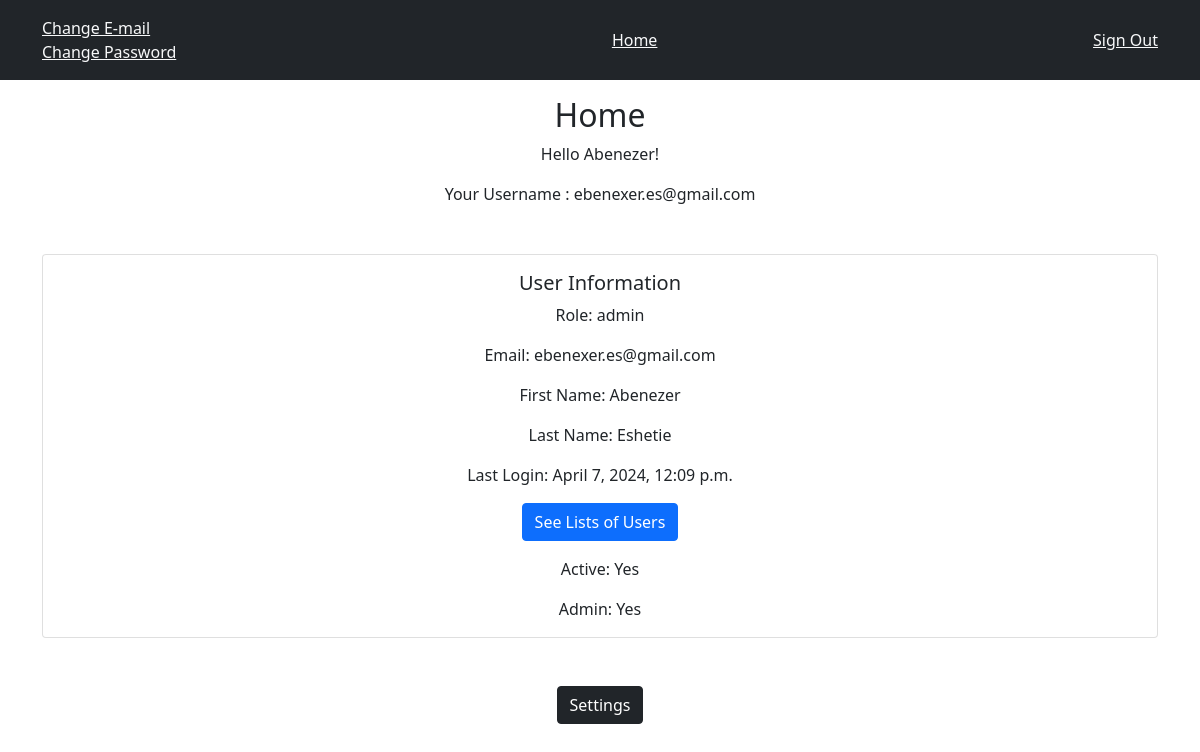
Page /home/ (signed in) on the earlier database version.
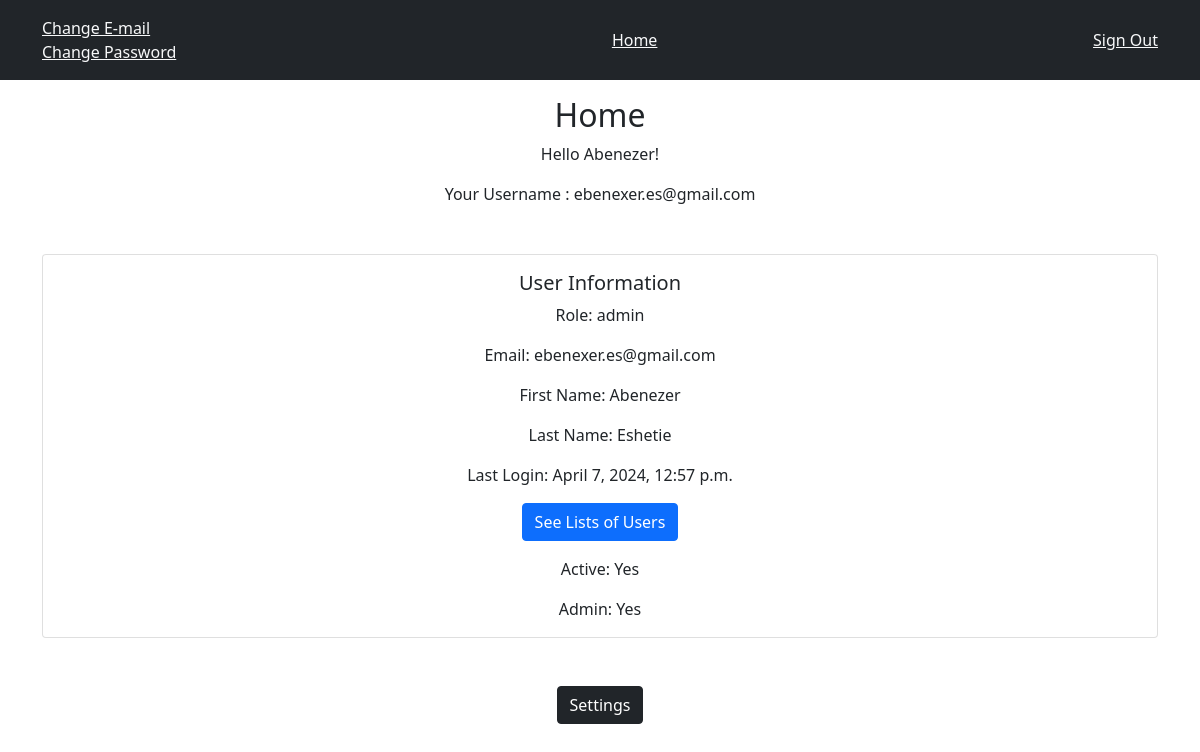
Same page on the later database version.
### authuser/models.py (models this page shows, shortened)
class User(AbstractBaseUser, PermissionsMixin):
    email = models.EmailField(unique=True)
    first_name = models.CharField(max_length=255, blank=True, null=True)
    last_name = models.CharField(max_length=255, blank=True, null=True)
    username = models.CharField(max_length=255, unique=True, blank=True, null=True)
    role = models.CharField(max_length=25, choices=CustomUserManager.Roles.choices, default=CustomUserManager.Roles.FOOTBALL_PLAYER)
    is_staff = models.BooleanField(default=False)
    is_superuser = models.BooleanField(default=False)
    is_active = models.BooleanField(default=True)
    created_at = models.DateTimeField(auto_now_add=True)
    objects = CustomUserManager()
    USERNAME_FIELD = 'email'
    EMAIL_FIELD = 'email'
    REQUIRED_FIELDS = []
    class Meta:
        verbose_name = 'User'
        verbose_name_plural = 'Users'
    def __str__(self):
        return self.email

### templates/dashboard/home.html (shortened to what this page needs)
{% extends 'account/base.html' %}
{% block content %}
<div class="text-center">
    <h2>Home</h2>
    <p>Hello {{ user.first_name }}!</p>
    <p>Your Username : {{ user }}</p>
    <div class="container">
        {% if user.is_authenticated %}
        <div class="card mt-5">
            <div class="card-body">
                <h5 class="card-title">User Information</h5>
                <p class="card-text">Role: {{ user.role }}</p>
                <p class="card-text">Email: {{ user.email }}</p>
                {% if user.first_name %}
                <p class="card-text">First Name: {{ user.first_name }}</p>
                {% endif %}
                {% if user.last_name %}
                <p class="card-text">Last Name: {{ user.last_name }}</p>
                {% endif %}
                {% if user.last_login %}
                <p class="card-text">Last Login: {{ user.last_login }}</p>
                {% endif %}
                {% if user.role == 'admin' %}
                <a class="btn btn-primary mb-3" href="/auth/users.html">See Lists of Users</a>
                {% endif %}
                {% if user.is_active %}
                <p class="card-text">Active: Yes</p>
                {% endif %}
                {% if user.role == 'admin' %}
                <p class="card-text">Admin: Yes</p>
                {% else %}
                <p class="card-text">Admin: No</p>
                {% endif %}
            </div>
        </div>
        {% endif %}
    </div>
    <a class="btn btn-dark mt-5" href="{% url 'socialaccount_connections' %}">Settings</a>
</div>
{% endblock %}

### templates/account/base.html (shortened to what this page needs)
<!DOCTYPE html>
<html>
<head>
  <link href="https://cdn.jsdelivr.net/npm/bootstrap@5.0.1/dist/css/bootstrap.min.css" rel="stylesheet"
>
</head>
<body>
  {% block body %}
  <div class="p-3 mb-3 bg-dark">
    <div class="container d-flex justify-content-between align-items-center">
      {% if user.is_authenticated %}
      <div class="">
        <div><a class="text-light" href="{% url 'account_email' %}">Change E-mail</a></div>
        <div><a class="text-light" href="{% url 'account_change_password' %}">Change Password</a></div>
      </div>
      <div><a class="text-light" href="{% url 'home' %}">Home</a></div>
      <div><a class="text-light" href="{% url 'account_logout' %}">Sign Out</a></div>
      {% else %}
      <div><a class="text-light" href="{% url 'account_login' %}">Sign In</a></div>
      <div><a class="text-light" href="{% url 'account_signup' %}">Sign Up</a></div>
      {% endif %}
    </div>
  </div>
  {% block content %}
  {% endblock %}
  {% endblock %}
</body>
</html>

Differences in the rows shown:
changed User "Abenezer": last_login "April 7, 2024, 12:09 p.m." → "April 7, 2024, 12:57 p.m."
